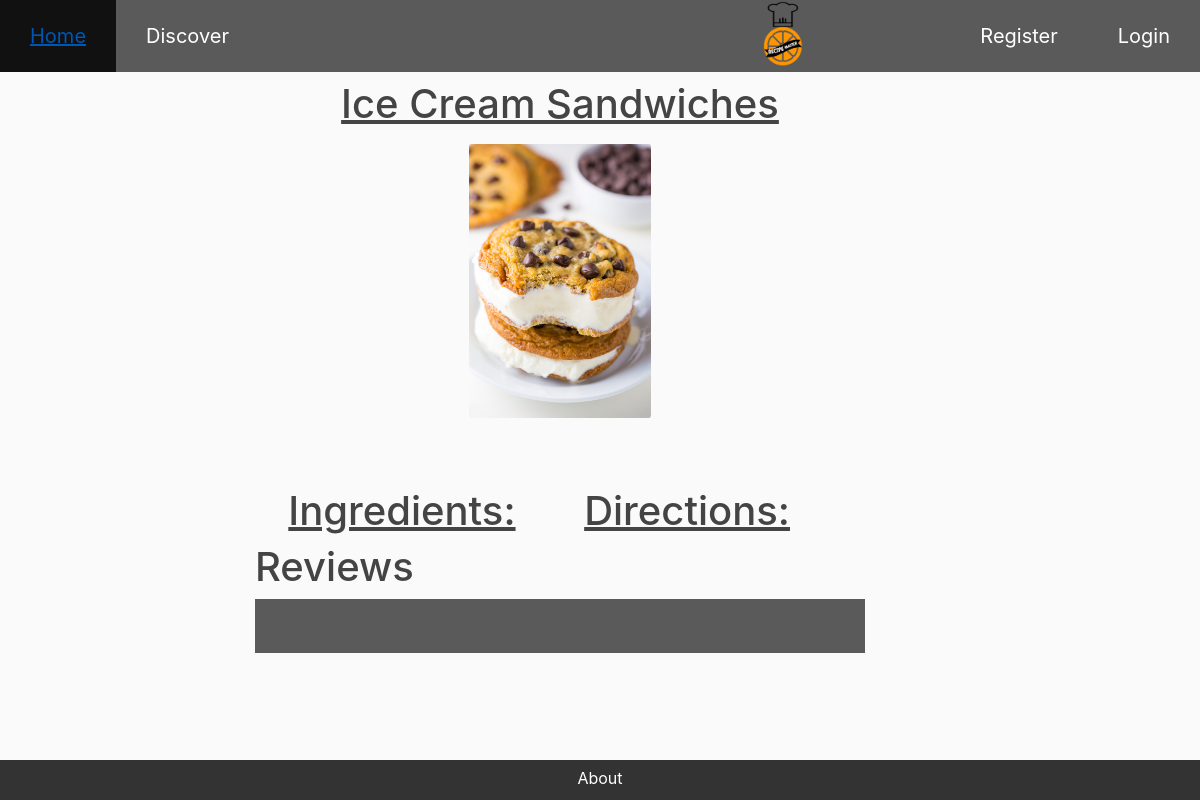
The app's page /recipe/5/, older data.
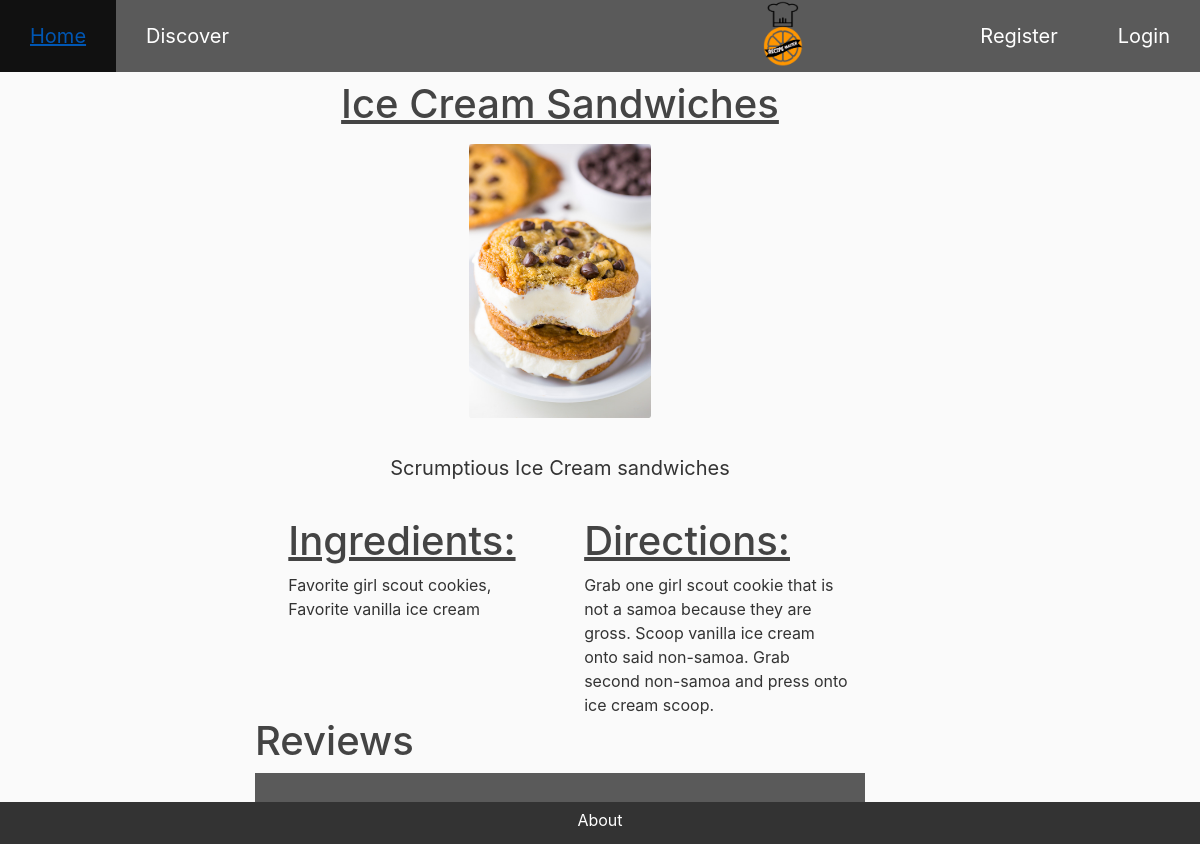
The same page, newer data.
### master_app/models.py (models this page shows, shortened)
class Recipe(models.Model):
    recipe_name = models.CharField(max_length=100)
    country = models.CharField(max_length=100, default='')
    category_choices = ((1, 'Vegan'), (2, 'Keto'), (3, 'Paleo'), (4, 'Vegetarian'), (5, 'General'))
    category = models.PositiveSmallIntegerField('Category', blank=False, default = 5, choices = category_choices)
    description = models.CharField(max_length=200, default='')
    calories = MinMaxFloat(min_value=0.0, max_value=10000.0, default=0.0)
    meal_PrepTime_Minutes= MinMaxFloat(min_value=5.0, max_value=10000.0)
    image = models.ImageField(default='food_default.jpg', upload_to='recipe_pics')
    ingredients_list = models.TextField(max_length=500, default='')
    instructions = models.TextField(max_length=1000, default='')
    date_posted = models.DateTimeField(default=timezone.now)
    recipe_creator = models.ForeignKey(User, on_delete=models.CASCADE)

### master_app/views.py (the view)
# urls.py: path('recipe/<pk>/', RecipeDetailView.as_view(), name='recipe-detail'),
class RecipeDetailView(DetailView):
    model = Recipe

### master_app/templates/master_app/recipe_detail.html (shortened to what this page needs)
{% extends "master_app/base.html" %}
{% load crispy_forms_tags %}
{% block content %}
<!DOCTYPE html>
<html>
<head>
</head>
<body>
	<class="bodyNotNav">
	<div class="text-center recipeTitle">
		<h1 class="article-title"><u>{{ object.recipe_name }}</u></h1>
			<div class="titlePicAndSum">
				<div class="text-center">
					<img id="recipePicture" src="{{ object.image.url }}" "rounded center" alt="..." width="30%" height="30%">
				</div>
			</div>
	</div>
	<div class="summary">
		<div class="text-center">
			{{ object.description }}
		</div>
	</div>
    <div class="howTo">
	<div class="container">
	  <div class="row">
	    <div class="col">
	    	<h2><u>Ingredients:</u></h2>
				{{object.ingredients_list}}
		</div>
	    <div class="col">
	    	<h2><u>Directions:</u></h2>
				{{object.instructions}}
	    </div>
	  </div>
	</div>
	</div>
	<h2>Reviews</h2>
	<ul>
	</ul>
	</class="bodyNotNav">
</body>
</html>
{% endblock content %}

### master_app/templates/master_app/base.html (shortened to what this page needs)
{% load static %}
{% load static %}
<!DOCTYPE HTML>
<html>
<head>
        <head>
            <link rel="stylesheet" href="https://stackpath.bootstrapcdn.com/bootstrap/4.2.1/css/bootstrap.min.css">
            <link rel="stylesheet" type="text/css" href="{% static 'master_app/main.css' %}">
            <link rel="stylesheet" type ="text/css" href="main.css">
        </head>
</head>
<body>
    <header class="site-header">
        <div class="row">
        <div class="head fixed-top">
            <ul>
                <li  style="float:left"><a class="active"  href="{% url 'master-home' %}">Home</a></li>
                <li style="float:left"><a href="{% url 'master-discover' %}">Discover</a></li>
                <li style="float:center"><img class="logo" src="/media/ORANGE.png"></li>
                {% if user.is_authenticated %}
                    <li style="float:right"><a href="{% url 'recipe-create' %}">New Recipe</a></li>
                    <li style="float:right"><a href="{% url 'profile' %}">Profile</a></li>
                    <li style="float:right"><a href="{% url 'logout' %}">Logout</a></li>
                {% else %}
                    <li style="float:right"><a href="{% url 'login' %}">Login</a></li>
                    <li style="float:right"><a href="{% url 'register' %}">Register</a></li>
                {% endif %}
            </ul>
        </div>
        </div>
        <div class="bottom fixed-bottom bot">
            <div class="text-center">
                <a style="color:white;" class="about" href="{% url 'master-about' %}">About</a>
            </div>
        </div>
    </header>
    <main role="main" class="container">
        <div class="row">
            <div class="col-md-8">
                {% block content %}{% endblock %}
            </div>
        </div>
    </main>
</body>
</html>

### master_app/static/master_app/main.css (style rules this page uses)
body { background: #fafafa; color: #333333; margin-top: 5rem; }
h1, h2, h3, h4, h5, h6 { color: #444444; }
ul { margin: 0; }
.article-title { color: #444444; }

### master_app/templates/master_app/base.html (style rules this page uses)
ul { height: 10%; list-style-type: none; margin: 0; padding: 0; overflow: hidden; background-color: rgba(51,51,51,0.8); }
.bot { height: 5%; margin: 0; padding: .5%; overflow: hidden; background-color: #333; text-decoration-color: white; }
a:link { color: white; }
li { float: left; }
li a { display: block; color: white; text-align: center; padding: 21px 30px; text-decoration: none; }
.active { height: 10%; background-color: #556C5B; }
li img { display: inline-block; vertical-align: top; width: 20%; height: 10%; margin-left: 80%; }

### master_app/templates/master_app/recipe_detail.html (style rules this page uses)
#recipePicture { border-radius: 1%; }
.summary { padding: 3%; }
h2 { font-size: 40px; }
li { font-size: 20px; }
.summary { font-size: 20px; }
.howTo { margin-left: 3%; }
body { margin-left: 20%; }

Row changes from the older to the newer data that the page shows:
changed Recipe "Ice Cream Sandwiches": description (not shown) → "Scrumptious Ice Cream sandwiches"; ingredients_list (not shown) → "Favorite girl scout cookies, Favorite vanilla ice cream"; instructions (not shown) → "Grab one girl scout cookie that is not a samoa because they are gross. Scoop vanilla ice cream onto said non-samoa. Grab second non-samoa and press onto ice cream scoop."
